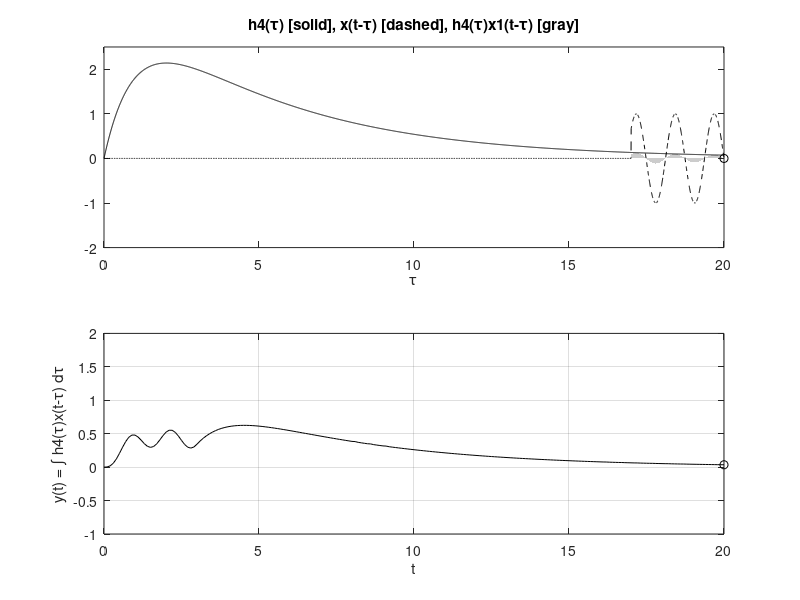

Source code (MATLAB):
% CH2MP4.m : Chapter 2, MATLAB Program 4
% Script M-file graphically demonstrates the convolution process.
figure(1) % Create figure window and make visible on screen
u = @(t) 1.0.*(t>=0);
x = @(t) sin(5.*t).*(u(t)-u(t-3));
h = @(t) 4*(exp(-t/5)-exp(-t)).*u(t);
dtau = 0.005; tau = 0:dtau:20;
ti = 0; tvec = [0:0.1:20];
y = NaN*zeros(1,length(tvec)); % Pre-allocate memory
for t = tvec,
ti = ti+1; % Time index
xh = x(t-tau).*h(tau);lxh = length(xh);
y(ti) = sum(xh.*dtau); % Trapezoidal approximation of convolution integral
subplot(2,1,1),plot(tau,h(tau),'k-',tau,x(t-tau),'k--',t,0,'ok');
axis([tau(1) tau(end) -2.0 2.5]);
patch([tau(1:end-1);tau(1:end-1);tau(2:end);tau(2:end)],...
[zeros(1,lxh-1);xh(1:end-1);xh(2:end);zeros(1,lxh-1)],...
[.8 .8 .8],'edgecolor','none');
xlabel('\tau'); title('h4(\tau) [solid], x(t-\tau) [dashed], h4(\tau)x1(t-\tau) [gray]');
c = get(gca,'children'); set(gca,'children',[c(2);c(3);c(4);c(1)]);
subplot(2,1,2),plot(tvec,y,'k',tvec(ti),y(ti),'ok');
xlabel('t'); ylabel('y(t) = \int h4(\tau)x(t-\tau) d\tau');
axis([tau(1) tau(end) -1.0 2.0]); grid;
drawnow
end
